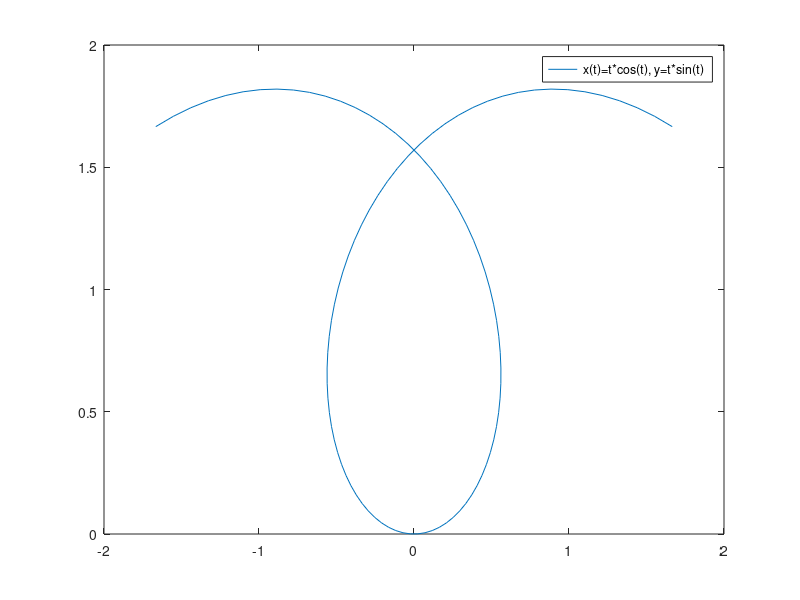
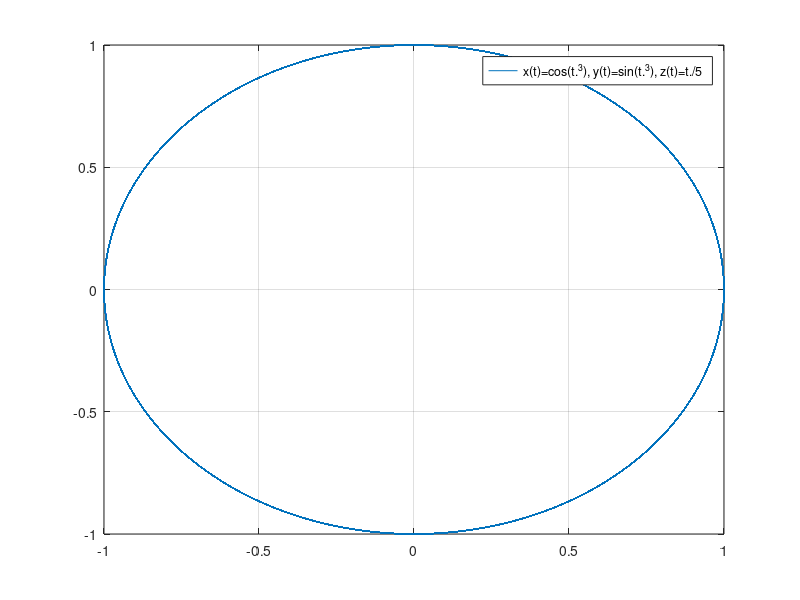
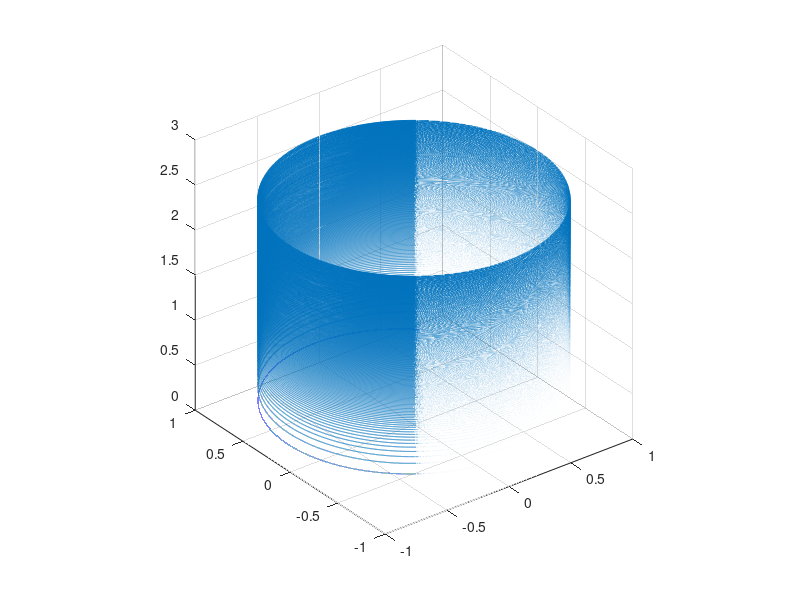
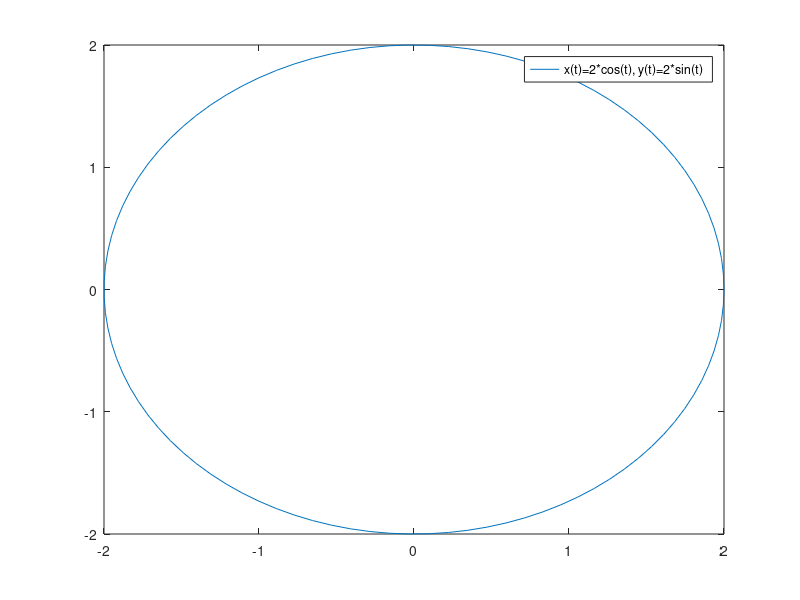

These figures' MATLAB source, in order:
close all

disp(sprintf(['\nPlots of different curves given parametrically.\n\n']))
pause

disp(sprintf(['\nFigure 1: x(t)=t*cos(t), y=t*sin(t)\n']))
pause
t=linspace(-3*pi/4,3*pi/4,100);
x=t.*cos(t);
y=t.*sin(t);
figure(1)
plot(x,y)
legend('x(t)=t*cos(t), y=t*sin(t)')
axis normal
pause

disp(sprintf(['\nFigure 2: x(t)=cos(t.^3), y(t)=sin(t.^3), z(t)=t./5\n']))
pause
t=linspace(0,4*pi,1000000);
x=cos(t.^3);
y=sin(t.^3);
z=t./5;

figure(2)
plot(x,y)
legend('x(t)=cos(t.^3), y(t)=sin(t.^3), z(t)=t./5')
grid on
figure(3)
plot3(x,y,z)
pbaspect([1 1 1])
grid on
pause

disp(sprintf(['\nFigure 3: x(t)=2*cos(t), y(t)=2*sin(t)\n']))
pause
t=linspace(0,2*pi);
x=2*cos(t);
y=2*sin(t);
figure(4)
plot(x,y)
legend('x(t)=2*cos(t), y(t)=2*sin(t)')
pause

disp(sprintf(['\nFigure 4: x(t)=t.^3-2*t; y(t)=t.^2-t\n']))
pause
t=linspace(-2,2);
x=t.^3-2*t;
y=t.^2-t;
figure(5)
plot(x,y)
legend('x(t)=t.^3-2*t; y(t)=t.^2-t')
pause

disp(sprintf(['\nFigure 5: x(t)=t+sin(3*t); y(t)=t+cos(5*t)\n']))
pause
t=linspace(-10,10);
x=t+sin(3*t);
y=t+cos(5*t);
figure(6)
plot(x,y)
legend('x(t)=t+sin(3*t); y(t)=t+cos(5*t)')
pause

disp(sprintf(['\nFigure 6: x(t)=1/10*(t-sin(t)); y(t)=1/10*(1-cos(t))\n']))
pause
t=linspace(0,10*pi,10000);
figure(7)
x=1/10*(t-sin(t));
y=1/10*(1-cos(t));
plot(x,y)
legend('x(t)=1/10*(t-sin(t)); y(t)=1/10*(1-cos(t))')

pause

disp(sprintf(['\nFigure 7:\n'...
    'x(t)=t.^2-1; y(t)=-t.^3-t.^2+t+1\n'...
    'x(t)=t-1; y(t)=1-t.^2\n\n']))
pause
t=linspace(-1.5,1.5);
figure(8)
x=t.^2-1;
y=-t.^3-t.^2+t+1;
plot(x,y)
hold on
x=t-1;
y=1-t.^2;
plot(x,y,'g')
legend('x(t)=t.^2-1; y(t)=-t.^3-t.^2+t+1','x(t)=t-1; y(t)=1-t.^2')
hold off